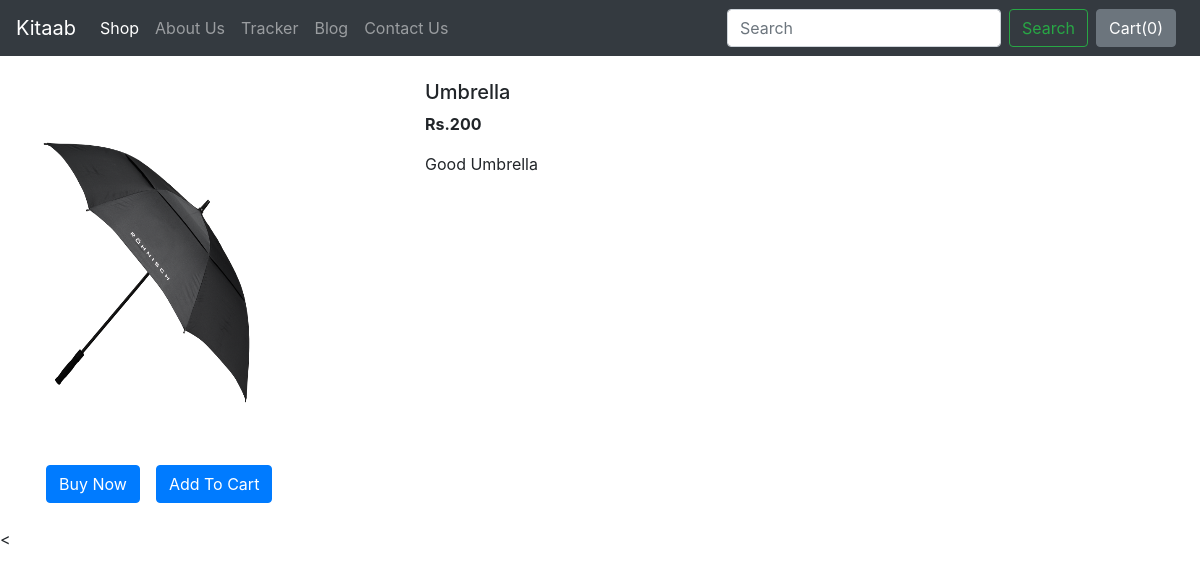
Screenshot of /shop/products/2 with the database file from the repository.
### shop/models.py (models this page shows)
class Product(models.Model):
    product_id = models.AutoField
    product_name = models.CharField(max_length=50)
    product_description = models.TextField()
    category = models.CharField(max_length=50, default="")
    subcategory = models.CharField(max_length=50, default="")
    price = models.IntegerField(default=0)
    pub_date = models.DateField()
    image= models.ImageField(upload_to="shop/images", default="")
    def __str__(self):
        return self.product_name

### shop/views.py (the view)
# urls.py: path('products/<int:myid>', views.productview, name='ProductView'),
def productview(request, myid):
    product= Product.objects.filter(id=myid)
    print(product)
    return render(request, "shop/prodview.html", {'product':product[0]})

### shop/templates/shop/prodview.html (shortened to what this page needs)
{% extends 'shop/base.html' %}
{% block body %}
<div class="container my-4">
    <div class="row">
    <div class="col-md-4">
    <div class="row">
        <img src="/media/{{product.image}}" width="233px" height="385px">
    </div>
        <div class="row">
            <button class="btn btn-primary mx-3">Buy Now</button>
            <button class="btn btn-primary">Add To Cart</button>
        </div>
    </div>
    <div class="col-md-8">
        <h5>{{product.product_name}}</h5>
        <p><b>Rs.{{product.price}} </b></p>
        <p>{{product.product_description}}</p>
    </div>
    </div>
</div>
{% endblock body%}

### rows the page displays
Product: image (picture), product_name "Umbrella", price "200", product_description "Good Umbrella"
